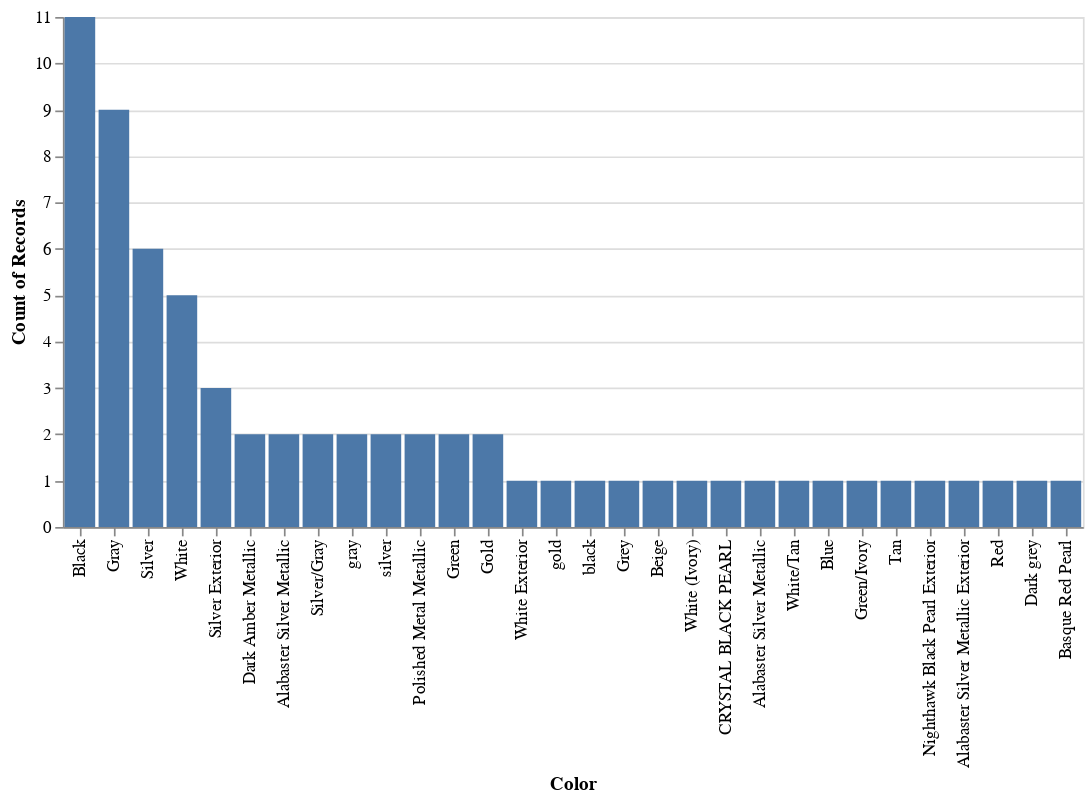

Notebook code for this chart:
### Code cell
# the code below is from chatgpt
# Filter the DataFrame to include only data for the year 2008-2012
years_of_interest = [2008, 2009, 2010, 2011, 2012]
df_cars_20082012 = df_cars[df_cars['Year'].isin(years_of_interest)]

# the code below is from on class example
colorcount = alt.Chart(df_cars_20082012).mark_bar().encode(
    alt.X("Color", sort="-y"),
    alt.Y("count()")
)

colorcount
